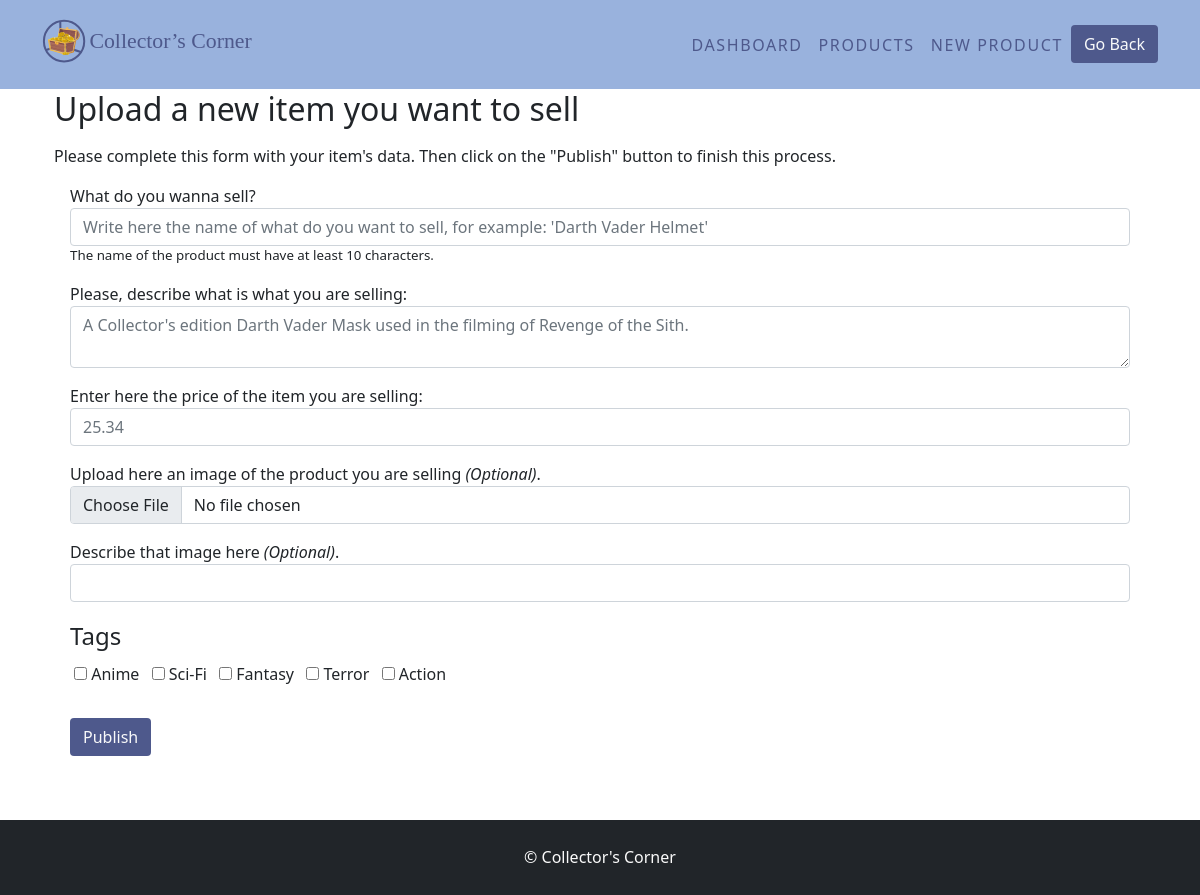
The page /sitio/panel/index.php?s=new-product (signed in) on the database its author committed.
### tables this page shows
CREATE TABLE IF NOT EXISTS `tags` (
  `tag_id` TINYINT UNSIGNED NOT NULL AUTO_INCREMENT,
  `tag_name` VARCHAR(55) NULL,
  PRIMARY KEY (`tag_id`));

### sitio/classes/Session/Session.php (called while the page is built, shortened)
<?php
class Session
{
    public function flash(string $name, $default = null) {
        $value = $_SESSION[$name] ?? $default;
        return $value;
    }
}

### sitio/libraries/helpers.php (called while the page is built, shortened)
<?php
function specialChatConv(?string $string): string {
    return htmlspecialchars($string);
}

### sitio/classes/Models/Model.php (called while the page is built, shortened)
<?php
class Model {
    protected string $table = "";
    public function getAll(): array {
        $db = (new DBConnection())->getDB();
        $query = "SELECT * FROM {$this->table}";
        $stmt = $db->prepare($query);
        $stmt->execute();
        $stmt->setFetchMode(\PDO::FETCH_CLASS, static::class);
        return $stmt->fetchAll();
    }
}

### sitio/classes/Models/Tag.php (called while the page is built, shortened)
<?php
class Tag extends Model {
    protected int $tag_id;
    protected string $tag_name;
    public function getTagId(): int
    {
        return $this->tag_id;
    }
    public function getName(): string
    {
        return $this->tag_name;
    }
}

### sitio/panel/pages/new-product.php (the view, shortened to what this page needs)
<?php
$errors = (new Session())->flash('errors', []);
$formData = (new Session())->flash('data_form', []);
$tags = (new \Collector\Models\Tag())->getAll();
?>
<section class="container">
    <h2 class="mb-3">Upload a new item you want to sell</h2>
    <p class="mb-3">Please complete this form with your item's data. Then click on the "Publish" button to finish this process.</p>
    <form action="actions/publish-product.php" method="post" enctype="multipart/form-data">
        <div class="m-3">
            <label for="name">What do you wanna sell?</label>
            <input type="text" id="name" name="name" placeholder="Write here the name of what do you want to sell, for example: 'Darth Vader Helmet' " class="form-control" value="<?= specialChatConv($formData['name'] ?? null);?>"
                   aria-describedby="<?= isset($errors['name']) ? 'name-error' : ''?> name-help"
            >
            <div class="form-help" id="name-help">The name of the product must have at least 10 characters.</div>
        </div>
        <div class="m-3">
            <label for="description">Please, describe what is what you are selling: </label>
            <textarea id="description" name="description" class="form-control" placeholder="A Collector's edition Darth Vader Mask used in the filming of Revenge of the Sith."
                <?php if(isset($errors['description'])): ?> aria-describedby="description-error" <?php endif; ?>
            ><?= $formData['description'] ?? null;?></textarea>
        </div>
        <div class="m-3">
            <label for="price">Enter here the price of the item you are selling:</label>
            <input id="price" name="price" class="form-control" placeholder="25.34"  value="<?= specialChatConv($formData['price'] ?? null);?>"
                <?php if(isset($errors['price'])): ?> aria-describedby="price-error" <?php endif; ?>
            />
        </div>
        <div class="m-3">
            <label for="img">Upload here an image of the product you are selling <span class="fst-italic">(Optional)</span>.</label>
            <input type="file" id="img" name="img" class="form-control">
        </div>
        <div class="m-3">
            <label for="img_lore">Describe that image here <span class="fst-italic">(Optional)</span>.</label>
            <input type="text" id="img_lore" name="img_lore" class="form-control" value="<?= specialChatConv($formData['img_lore'] ?? null);?>"
            >
        </div>
        <div class="m-3">
            <fieldset>
                <legend>Tags</legend>
                <div>
                <?php
                foreach($tags as $tag):
                ?>
                    <label class="mx-1">
                        <input
                            type="checkbox"
                            name="tag_id[]"
                            value="<?= $tag->getTagId();?>"
                            <?= in_array($tag->getTagId(), $formData['tag_id'] ?? [])
                                    ? 'checked'
                                    : ''; ?>
                        >
                        <?= $tag->getName();?>
                    </label>
                <?php
                endforeach;
                ?>
                </div>
            </fieldset>
        </div>
        <button type="submit" class="btn text-light align-self-center main-dark-bg m-3">Publish</button>
    </form>
</section>

### sitio/styles/styles.css (style rules this page uses)
:root { --main-bg-color-dark: #4e598c !important; --main-bg-color-light: #99b2dd !important; --main-color-dark: #4e598c !important; --main-color-light: #99b2dd !important; }
.main-dark-bg { background-color: var(--main-bg-color-dark); }
html, body, #page-container { height: 100%; }
.form-help { font-weight: 200; font-size: smaller; }

### rows shown on the page
tags: tag_name "Anime"
tags: tag_name "Sci-Fi"
tags: tag_name "Fantasy"
tags: tag_name "Terror"
tags: tag_name "Action"
